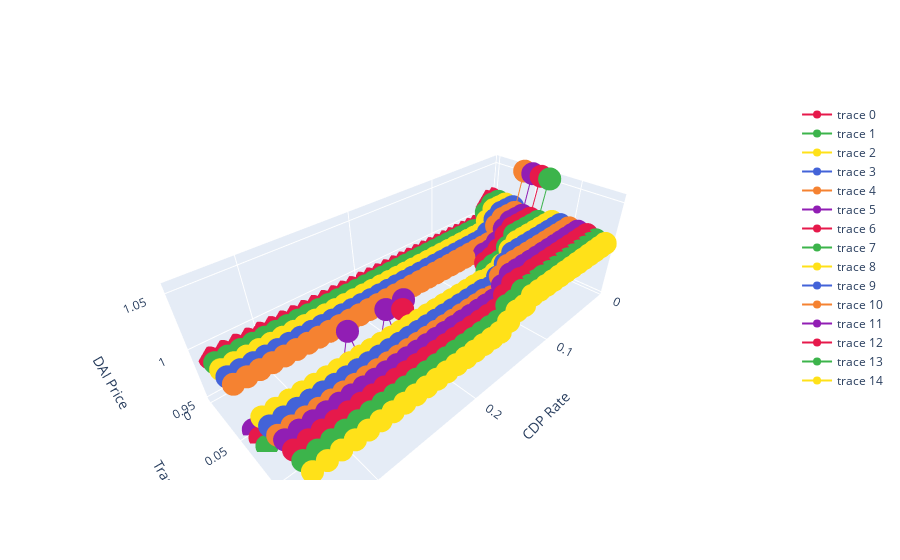

Notebook code cell kept with this figure:
### Markdown cell above
# Test with initial assset distribution as 100 USD or 100 DAI

### Code cell
cdpRates = [0.01 * i for i in range(1, 35)]
txf = [0.01 * i for i in range(0, 15)]
tests = 1

runTests(10, cdpRates, txf, tests)
